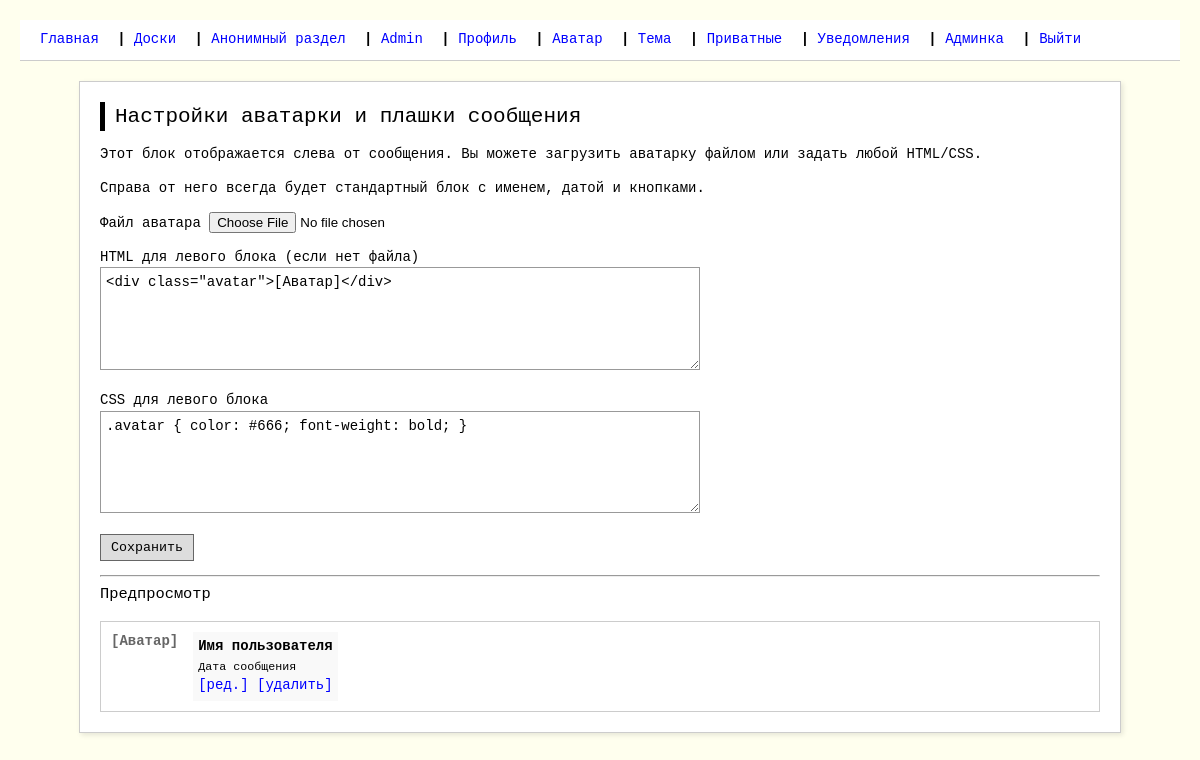
Page /settings/avatar (signed in) on the committed database.
### models.py (models this page shows, shortened)
class User(UserMixin, db.Model):
    id = db.Column(db.Integer, primary_key=True)
    email = db.Column(db.String(120), unique=True, nullable=False)
    unique_username = db.Column(db.String(80), unique=True, nullable=False)
    display_name = db.Column(db.String(80), nullable=False)
    password_hash = db.Column(db.String(128), nullable=False)
    date_of_birth = db.Column(db.Date, nullable=False)
    is_admin = db.Column(db.Boolean, default=False)
    is_moderator = db.Column(db.Boolean, default=False)
    is_banned = db.Column(db.Boolean, default=False)
    ban_reason = db.Column(db.String(200), nullable=True)
    banned_until = db.Column(db.DateTime, nullable=True)
    menu_texts = db.Column(db.JSON, default=dict)
    bio = db.Column(db.Text, default='')
    language = db.Column(db.String(10), default='ru')
    timezone = db.Column(db.String(50), default='UTC')
    avatar_filename = db.Column(db.String(200), nullable=True)
    avatar_html = db.Column(db.Text, default='<div class="avatar">[Аватар]</div>')
    avatar_css = db.Column(db.Text, default='.avatar { color: #666; font-weight: bold; }')
    theme_html = db.Column(db.Text, default='')
    theme_css = db.Column(db.Text, default='')
    profile_html = db.Column(db.Text, default='<h1>Мой профиль</h1><p>Тут можно написать что-то.</p>')
    profile_css = db.Column(db.Text, default='body { background: #f0f0f0; }')
    two_factor_enabled = db.Column(db.Boolean, default=True)
    created_at = db.Column(db.DateTime, default=lambda: datetime.now(timezone.utc))

### app.py (the view, shortened to what this page needs)
@app.route('/settings/avatar', methods=['GET', 'POST'])
@login_required
def settings_avatar():
    form = AvatarSettingsForm()
    form.avatar_html.data = current_user.avatar_html
    form.avatar_css.data = current_user.avatar_css
    return render_template('settings_avatar.html', form=form)

### forms.py
class AvatarSettingsForm(FlaskForm):
    avatar_file = FileField('Файл аватара', validators=[Optional()])
    avatar_html = TextAreaField('HTML для левого блока (если нет файла)')
    avatar_css = TextAreaField('CSS для левого блока')

### app.py (called while the page is built, shortened)
@login_manager.user_loader
def load_user(user_id):
    return db.session.get(User, int(user_id))

@app.after_request
def security_headers(response):
    response.headers["Content-Security-Policy"] = (
        "default-src 'self'; "
        "img-src 'self' data: https:; "
        "style-src 'self' 'unsafe-inline'; "
        "script-src 'self';"
    )
    response.headers["X-Frame-Options"] = "SAMEORIGIN"
    response.headers["X-Content-Type-Options"] = "nosniff"
    response.headers["Referrer-Policy"] = "strict-origin-when-cross-origin"
    return response

@app.before_request
def apply_temporary_theme():
    if current_user.is_authenticated:
        temp = session.get('temp_theme')

@app.context_processor
def utility_processor():
    def get_menu_text(key, default):
        if current_user.is_authenticated and current_user.menu_texts:
            return current_user.menu_texts.get(key, default)
        return default
    return dict(get_menu_text=get_menu_text)

### templates/settings_avatar.html (shortened to what this page needs)
{% extends "base.html" %}
{% block content %}
<h1>Настройки аватарки и плашки сообщения</h1>
<p>Этот блок отображается слева от сообщения. Вы можете загрузить аватарку файлом или задать любой HTML/CSS.</p>
<p>Справа от него всегда будет стандартный блок с именем, датой и кнопками.</p>
<form method="post" enctype="multipart/form-data">
    <p>{{ form.avatar_file.label }} {{ form.avatar_file() }}</p>
    <p>{{ form.avatar_html.label }}<br>{{ form.avatar_html(cols=80, rows=5) }}</p>
    <p>{{ form.avatar_css.label }}<br>{{ form.avatar_css(cols=80, rows=5) }}</p>
    <p><input type="submit" value="Сохранить"></p>
</form>
<hr>
<h3>Предпросмотр</h3>
<div style="display: flex; gap: 15px; border:1px solid #ccc; padding:10px;">
    <div class="preview-avatar">
        {% if current_user.avatar_filename %}
            <img src="{{ url_for('avatar', user_id=current_user.id) }}" style="max-width: 100px;">
        {% else %}
            {{ current_user.avatar_html|safe }}
        {% endif %}
    </div>
    <div style="background:#f9f9f9; padding:5px;">
        <strong>Имя пользователя</strong><br>
        <small>Дата сообщения</small><br>
        <a href="#">[ред.]</a> <a href="#">[удалить]</a>
    </div>
</div>
{% endblock %}

### templates/base.html (shortened to what this page needs)
<!DOCTYPE html>
<html>
<head>
    <link rel="stylesheet" href="{{ url_for('static', filename='style.css') }}">
</head>
<body>
    <div id="forum-header" class="header">
        <a href="{{ url_for('index') }}">{{ get_menu_text('index', 'Главная') }}</a> |
        <a href="{{ url_for('boards') }}">{{ get_menu_text('boards', 'Доски') }}</a> |
        <a href="{{ url_for('anon_board') }}">{{ get_menu_text('anon_board', 'Анонимный раздел') }}</a> |
        {% if current_user.is_authenticated %}
            <a href="{{ url_for('profile', user_id=current_user.id) }}">
                {{ get_menu_text('profile', current_user.display_name) }}
            </a> |
            <a href="{{ url_for('settings_profile') }}">{{ get_menu_text('settings_profile', 'Профиль') }}</a> |
            <a href="{{ url_for('settings_avatar') }}">{{ get_menu_text('settings_avatar', 'Аватар') }}</a> |
            <a href="{{ url_for('settings_theme') }}">{{ get_menu_text('settings_theme', 'Тема') }}</a> |
            <a href="{{ url_for('private_threads') }}">{{ get_menu_text('private_threads', 'Приватные') }}</a> |
            <a href="{{ url_for('notifications') }}">{{ get_menu_text('notifications', 'Уведомления') }}</a> |
            {% if current_user.is_admin %}
                <a href="{{ url_for('admin.dashboard') }}">{{ get_menu_text('admin', 'Админка') }}</a> |
            {% endif %}
            <a href="{{ url_for('logout') }}">{{ get_menu_text('logout', 'Выйти') }}</a>
        {% else %}
            <a href="{{ url_for('login') }}">{{ get_menu_text('login', 'Вход') }}</a> |
            <a href="{{ url_for('register') }}">{{ get_menu_text('register', 'Регистрация') }}</a>
        {% endif %}
    </div>
    <div class="content">
        {% block content %}{% endblock %}
    </div>
</body>
</html>

### static/style.css (style rules this page uses)
body { background: #ffe; color: #000; font-family: 'Courier New', monospace; font-size: 14px; line-height: 1.4; margin: 0; padding: 20px; }
a { color: #00f; text-decoration: none; }
.header { border-bottom: 2px solid #000; margin-bottom: 20px; padding-bottom: 10px; font-weight: bold; }
.header a { margin-right: 10px; }
.content { max-width: 1000px; margin: 0 auto; background: #fff; padding: 20px; border: 1px solid #ccc; box-shadow: 2px 2px 5px rgba(0,0,0,0.1); }
h1, h2, h3 { margin-top: 0; font-weight: normal; }
h1 { font-size: 1.5em; border-left: 5px solid #000; padding-left: 10px; }
h3 { font-size: 1.1em; }
input[type="text"], input[type="email"], input[type="password"], input[type="number"], textarea, select { background: #fff; border: 1px solid #999; padding: 5px; font-family: monospace; font-size: 14px; width: 100%; max-width: 600px; box-sizing: border-box; }
textarea { font-family: monospace; line-height: 1.3; }
input[type="submit"], button { background: #ddd; border: 1px solid #666; padding: 5px 10px; font-family: monospace; cursor: pointer; }

### templates/base.html (style rules this page uses)
body #forum-header.header { display: block !important; background: #fff !important; border-bottom: 1px solid #ccc !important; padding: 10px 20px !important; margin-bottom: 20px !important; visibility: visible !important; opacity: 1 !important; }
body #forum-header.header a { color: #00f !important; font-weight: normal !important; margin-right: 10px !important; text-decoration: none !important; }

### rows in the picture
User: menu_texts "Главная", menu_texts "Доски", menu_texts "Анонимный раздел", display_name+menu_texts "Admin", menu_texts "Профиль", menu_texts "Аватар", menu_texts "Тема", menu_texts "Приватные", menu_texts "Уведомления", menu_texts "Админка", menu_texts "Выйти", avatar_html "<div class=\"avatar\">[Аватар]</div>", avatar_css ".avatar { color: #666; font-weight: bold; }", avatar_html "[Аватар]"
